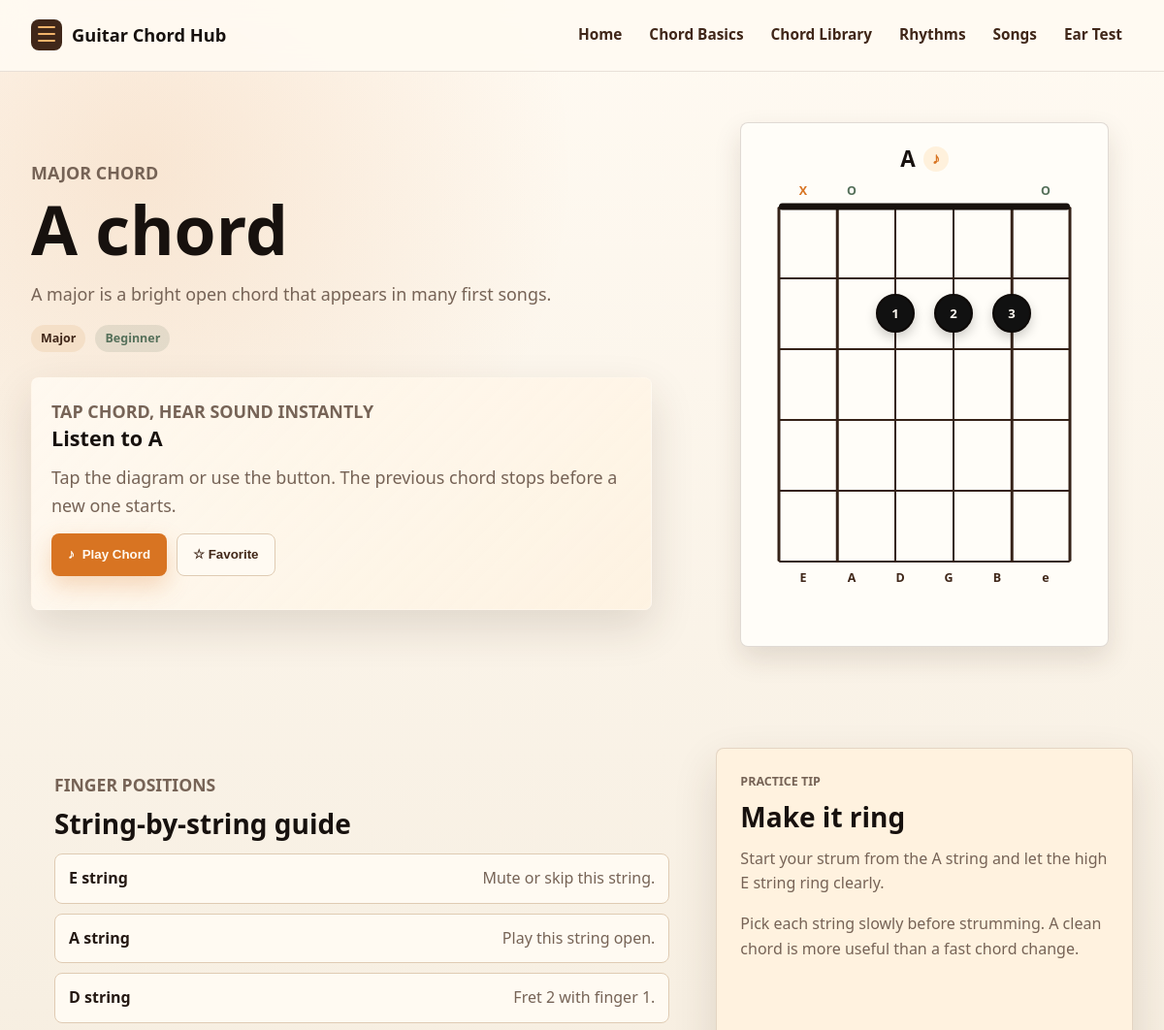
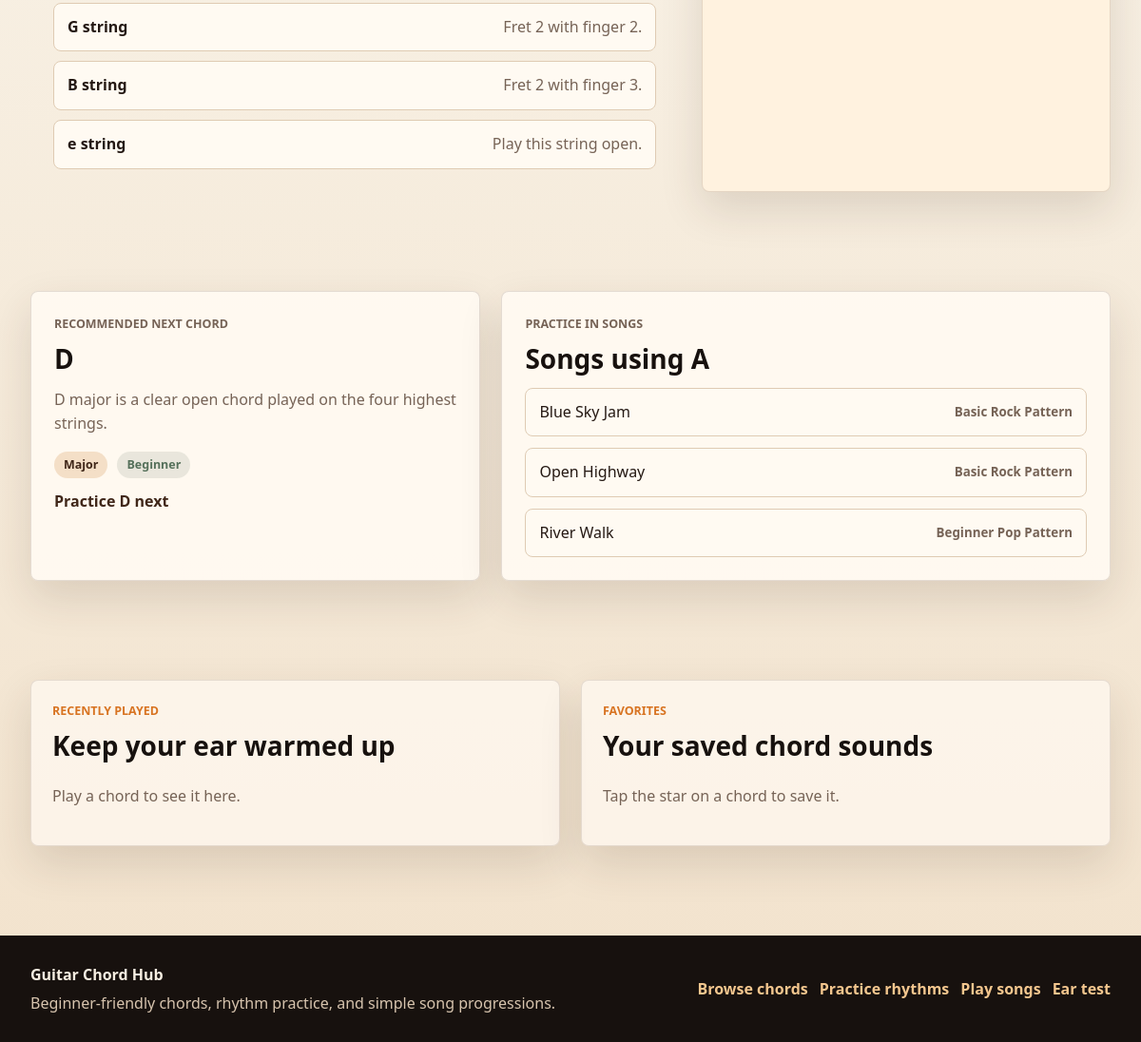
The page /chords/1 on the database its author committed (2 pictures, top to bottom).
### tables this page shows
CREATE TABLE chords (
    id INTEGER PRIMARY KEY AUTOINCREMENT,
    name TEXT NOT NULL UNIQUE,
    category TEXT NOT NULL,
    difficulty TEXT NOT NULL,
    description TEXT NOT NULL,
    practice_tip TEXT NOT NULL,
    is_featured INTEGER NOT NULL DEFAULT 0,
    sort_order INTEGER NOT NULL DEFAULT 100,
    recommended_next_chord_id INTEGER,
    FOREIGN KEY (recommended_next_chord_id) REFERENCES chords (id)
);

CREATE TABLE chord_positions (
    id INTEGER PRIMARY KEY AUTOINCREMENT,
    chord_id INTEGER NOT NULL,
    string_number INTEGER NOT NULL,
    fret_number INTEGER,
    finger_number INTEGER,
    string_state TEXT NOT NULL,
    FOREIGN KEY (chord_id) REFERENCES chords (id),
    UNIQUE (chord_id, string_number),
    CHECK (string_number BETWEEN 1 AND 6),
    CHECK (string_state IN ('muted', 'open', 'fretted'))
);

CREATE TABLE songs (
    id INTEGER PRIMARY KEY AUTOINCREMENT,
    title TEXT NOT NULL UNIQUE,
    difficulty TEXT NOT NULL,
    capo TEXT NOT NULL,
    description TEXT NOT NULL,
    rhythm_id INTEGER NOT NULL,
    FOREIGN KEY (rhythm_id) REFERENCES rhythms (id)
);

### app.py (the view)
    @app.route("/chords/<int:chord_id>")
    def chord_detail(chord_id):
        connection = db.get_db()
        chord = connection.execute(
            """
            SELECT id, name, category, difficulty, description, practice_tip,
                   recommended_next_chord_id
            FROM chords
            WHERE id = ?
            """,
            (chord_id,),
        ).fetchone()
        if chord is None:
            abort(404)
        chord = attach_audio(dict(chord))
        positions = get_chord_positions(connection, chord_id)
        recommended_next = None
        if chord["recommended_next_chord_id"] is not None:
            recommended_next = connection.execute(
                """
                SELECT id, name, category, difficulty, description
                FROM chords
                WHERE id = ?
                """,
                (chord["recommended_next_chord_id"],),
            ).fetchone()
            if recommended_next is not None:
                recommended_next = attach_audio(dict(recommended_next))
        songs_using_chord = connection.execute(
            """
            SELECT DISTINCT songs.id, songs.title, songs.difficulty,
                   rhythms.name AS rhythm_name
            FROM songs
            JOIN song_chords ON songs.id = song_chords.song_id
            JOIN rhythms ON songs.rhythm_id = rhythms.id
            WHERE song_chords.chord_id = ?
            ORDER BY songs.title
            """,
            (chord_id,),
        ).fetchall()
        return render_template(
            "chord_detail.html",
            chord=chord,
            positions=positions,
            recommended_next=recommended_next,
            songs_using_chord=songs_using_chord,
        )

### app.py (called while the page is built)
def prepare_position(row):
    position = dict(row)
    position["display_index"] = 7 - position["string_number"]
    position["string_name"] = STRING_NAMES[position["string_number"]]
    position["left_percent"] = (position["display_index"] - 1) * 20
    position["marker"] = ""
    if position["string_state"] == "muted":
        position["marker"] = "X"
    elif position["string_state"] == "open":
        position["marker"] = "O"
    elif position["fret_number"] is not None:
        position["top_percent"] = (position["fret_number"] - 0.5) * 20
    return position

def audio_filename_for_chord(chord):
    if chord["category"] == "Major":
        return f"{chord['name']}_major.wav"
    return f"{chord['name']}.wav"

def attach_audio(chord):
    chord["audio_filename"] = audio_filename_for_chord(chord)
    chord["audio_url"] = url_for(
        "static",
        filename=f"audio/chords/{chord['audio_filename']}",
    )
    return chord

def get_chord_positions(connection, chord_id):
    rows = connection.execute(
        """
        SELECT string_number, fret_number, finger_number, string_state
        FROM chord_positions
        WHERE chord_id = ?
        ORDER BY string_number DESC
        """,
        (chord_id,),
    ).fetchall()
    return [prepare_position(row) for row in rows]

### db.py (called while the page is built)
def get_db():
    if "db" not in g:
        g.db = sqlite3.connect(current_app.config["DATABASE"])
        g.db.row_factory = sqlite3.Row
    return g.db

### templates/chord_detail.html (shortened to what this page needs)
{% extends "base.html" %}
{% block content %}
<section class="chord-hero">
    <div class="chord-hero-copy">
        <p class="eyebrow">{{ chord["category"] }} chord</p>
        <h1>{{ chord["name"] }} chord</h1>
        <p>{{ chord["description"] }}</p>
        <div class="badge-row">
            <span class="category-badge">{{ chord["category"] }}</span>
            <span class="difficulty-badge">{{ chord["difficulty"] }}</span>
        </div>
        <div
            class="audio-player-card glass-panel"
            data-chord-active-name="{{ chord['name'] }}"
        >
            <div>
                <p class="eyebrow">Tap chord, hear sound instantly</p>
                <h2>Listen to {{ chord["name"] }}</h2>
                <p>Tap the diagram or use the button. The previous chord stops before a new one starts.</p>
            </div>
            <div class="audio-actions">
                <button
                    class="button primary-button play-chord-button"
                    type="button"
                    data-chord-play
                    data-chord-id="{{ chord['id'] }}"
                    data-chord-name="{{ chord['name'] }}"
                    data-chord-category="{{ chord['category'] }}"
                    data-chord-difficulty="{{ chord['difficulty'] }}"
                    data-audio-url="{{ chord['audio_url'] }}"
                >
                    <span class="button-sound-icon" aria-hidden="true">♪</span>
                    Play Chord
                </button>
                <button
                    class="button secondary-button favorite-text-button"
                    type="button"
                    data-favorite-chord
                    data-chord-id="{{ chord['id'] }}"
                    data-chord-name="{{ chord['name'] }}"
                    data-chord-category="{{ chord['category'] }}"
                    data-chord-difficulty="{{ chord['difficulty'] }}"
                    data-audio-url="{{ chord['audio_url'] }}"
                >
                </button>
            </div>
        </div>
    </div>
    <div class="diagram-stage">
        {% set diagram_chord = chord %}
        {% set diagram_positions = positions %}
        {% set diagram_size = "large" %}
        {% include "_chord_diagram.html" %}
    </div>
</section>
<section class="content-section two-column">
    <article class="article-copy">
        <p class="eyebrow">Finger positions</p>
        <h2>String-by-string guide</h2>
        <ul class="string-guide">
            {% for position in positions %}
                <li>
                    <strong>{{ position["string_name"] }} string</strong>
                    {% if position["string_state"] == "muted" %}
                        <span>Mute or skip this string.</span>
                    {% elif position["string_state"] == "open" %}
                        <span>Play this string open.</span>
                    {% else %}
                        <span>Fret {{ position["fret_number"] }} with finger {{ position["finger_number"] }}.</span>
                    {% endif %}
                </li>
            {% endfor %}
        </ul>
    </article>
    <aside class="info-panel warm-panel">
        <p class="eyebrow">Practice tip</p>
        <h2>Make it ring</h2>
        <p>{{ chord["practice_tip"] }}</p>
        <p>
            Pick each string slowly before strumming. A clean chord is more useful than
            a fast chord change.
        </p>
    </aside>
</section>
<section class="content-section split-section">
    <div class="recommend-card">
        <p class="eyebrow">Recommended next chord</p>
        {% if recommended_next %}
            <h2>{{ recommended_next["name"] }}</h2>
            <p>{{ recommended_next["description"] }}</p>
            <div class="badge-row">
                <span class="category-badge">{{ recommended_next["category"] }}</span>
                <span class="difficulty-badge">{{ recommended_next["difficulty"] }}</span>
            </div>
            <a class="text-link" href="{{ url_for('chord_detail', chord_id=recommended_next['id']) }}">Practice {{ recommended_next["name"] }} next</a>
        {% else %}
            <h2>Pick any open chord</h2>
            <p>Choose a beginner chord from the library and practice a slow change.</p>
            <a class="text-link" href="{{ url_for('chords') }}">Open chord library</a>
        {% endif %}
    </div>
    <div class="song-usage-card">
        <p class="eyebrow">Practice in songs</p>
        <h2>Songs using {{ chord["name"] }}</h2>
        {% if songs_using_chord %}
            <div class="link-list">
                {% for song in songs_using_chord %}
                    <a href="{{ url_for('song_detail', song_id=song['id']) }}">
                        <span>{{ song["title"] }}</span>
                        <small>{{ song["rhythm_name"] }}</small>
                    </a>
                {% endfor %}
            </div>
        {% else %}
            <p>This chord is not used in the current practice songs yet.</p>
        {% endif %}
    </div>
</section>
<section class="content-section audio-shelves">
    <div class="audio-shelf">
        <div class="section-heading">
            <p class="eyebrow">Recently played</p>
            <h2>Keep your ear warmed up</h2>
        </div>
        <div class="stored-chord-list" data-recent-chords>
        </div>
    </div>
    <div class="audio-shelf">
        <div class="section-heading">
            <p class="eyebrow">Favorites</p>
            <h2>Your saved chord sounds</h2>
        </div>
        <div class="stored-chord-list" data-favorite-chords>
        </div>
    </div>
</section>
{% endblock %}

### templates/_chord_diagram.html (shortened to what this page needs)
<div
    class="chord-diagram {{ diagram_size|default('') }}"
    role="button"
    tabindex="0"
    data-chord-trigger
    data-chord-id="{{ diagram_chord['id'] }}"
    data-chord-name="{{ diagram_chord['name'] }}"
    data-chord-category="{{ diagram_chord['category'] }}"
    data-chord-difficulty="{{ diagram_chord['difficulty'] }}"
    data-audio-url="{{ diagram_chord['audio_url'] }}"
    aria-label="Play {{ diagram_chord['name'] }} chord"
>
    <div class="diagram-title-row">
        <h3>{{ diagram_chord["name"] }}</h3>
        <span class="sound-glyph" aria-hidden="true">♪</span>
    </div>
    <div class="string-status-row" aria-hidden="true">
        {% for position in diagram_positions %}
            <span class="string-status {{ position['string_state'] }}">
                {{ position["marker"] }}
            </span>
        {% endfor %}
    </div>
    <div class="fretboard" aria-label="{{ diagram_chord['name'] }} chord diagram">
        {% for string_index in range(1, 7) %}
            <span class="string-line" style="left: {{ (string_index - 1) * 20 }}%;"></span>
        {% endfor %}
        {% for fret_index in range(0, 6) %}
            <span class="fret-line {% if fret_index == 0 %}nut{% endif %}" style="top: {{ fret_index * 20 }}%;"></span>
        {% endfor %}
        {% for position in diagram_positions if position["string_state"] == "fretted" %}
            <span
                class="finger-dot"
                style="left: {{ position['left_percent'] }}%; top: {{ position['top_percent'] }}%;"
            >
                {{ position["finger_number"] }}
            </span>
        {% endfor %}
    </div>
    <div class="string-name-row" aria-hidden="true">
        {% for position in diagram_positions %}
            <span>{{ position["string_name"] }}</span>
        {% endfor %}
    </div>
</div>

### rows shown on the page
chords: category "MAJOR", name "A", description "A major is a bright open chord that appears in many first songs.", category "Major", difficulty "Beginner", practice_tip "Start your strum from the A string and let the high E string ring clearly."
chord_positions: marker "X", string_name "E", string_state "Mute or skip this string."
chord_positions: marker "O", string_name "A", string_state "Play this string open."
chord_positions: marker "O", string_name "e", string_state "Play this string open."
chord_positions: finger_number "1", string_name "D", fret_number "2"
chord_positions: finger_number "2", string_name "G", fret_number "2"
chord_positions: finger_number "3", string_name "B", fret_number "2"
chords: name "D", description "D major is a clear open chord played on the four highest strings.", category "Major", difficulty "Beginner"
songs: title "Blue Sky Jam", rhythm_name "Basic Rock Pattern"
songs: title "Open Highway", rhythm_name "Basic Rock Pattern"
songs: title "River Walk", rhythm_name "Beginner Pop Pattern"
